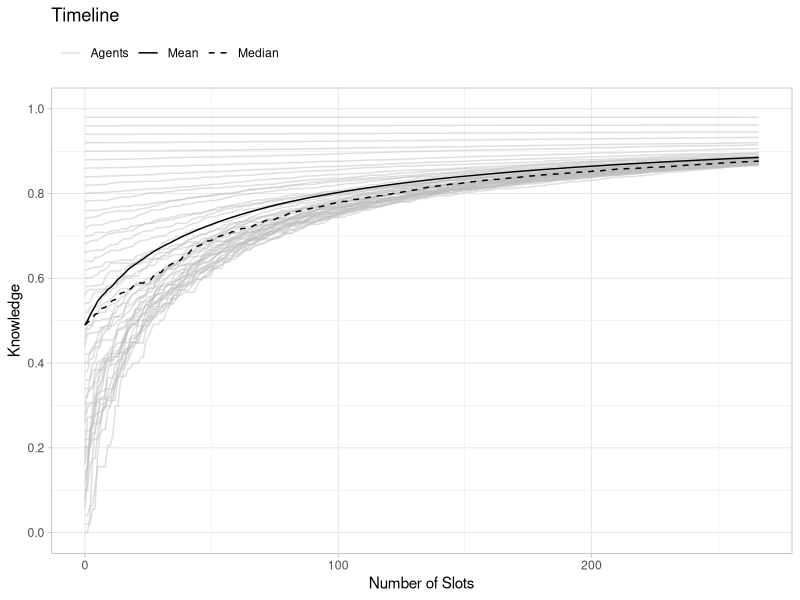
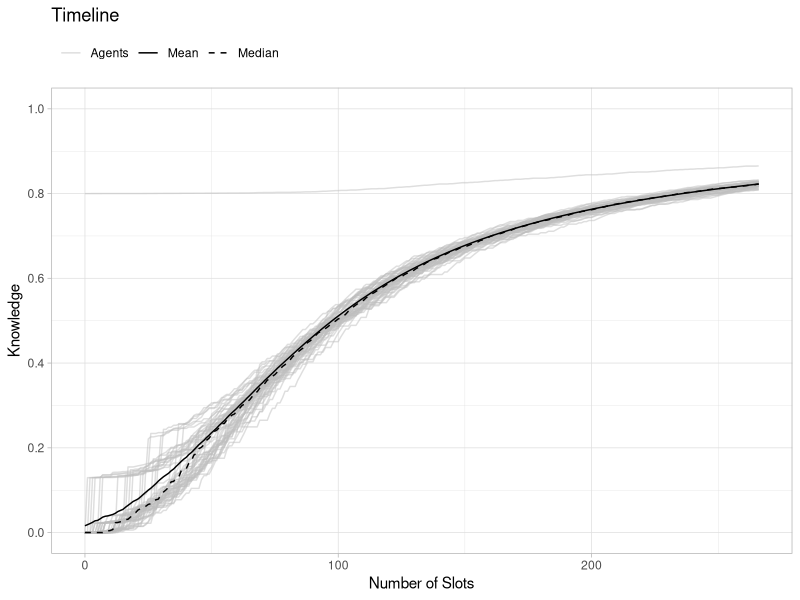

Write the R code that produced these figures, in order.
## ---- chunk 1
library(tidyverse)  
# set.seed(1)
## ---- chunk 2
nA = 5            # number of Agents
ID = seq_len(nA)  # ID of the Agents

Pop <- tibble( ID = ID )
Pop
## ---- chunk 3
set_Knowledge <- function(Pop = Pop,
                          Typ = FALSE,
                          K = Knowledge) {
  Kname <- "Knowledge"
  if (Typ != FALSE) {
    Kname <- paste(Kname, Typ, sep = "_")
  }
  Pop <- Pop %>%
    mutate(!!Kname := K)

  return(Pop)
}
## ---- chunk 4
K <- seq_len(nA)/5

Pop <- set_Knowledge( Pop = Pop, K = 0.5 )
Pop <- set_Knowledge( Pop = Pop, Typ = "A", K = K )
Pop
## ---- chunk 5
update_Knowledge <- function(Pop = Pop,
                            Typ = FALSE,
                            add = 0,
                            fac = 1) {
  Kname <- "Knowledge"
  if (Typ != FALSE) {
    Kname <- paste(Kname, Typ, sep = "_")
  }
  if (Kname %in% colnames(Pop)) {
    Pop <- Pop %>%
      mutate( !!Kname := ( .data[[Kname]] + add ) * fac )
  } else {
    Pop <- set_Knowledge(Pop = Pop, K = add, Typ = Typ)
    Pop <- Pop %>%
      mutate( !!Kname := .data[[Kname]] * fac )
  }
  return(Pop)
}
## ---- chunk 6
add <- seq_len(nA)/20
fac <- seq_len(nA)/10 

Pop <- update_Knowledge( Pop = Pop, add = add ) 
Pop <- update_Knowledge( Pop = Pop, Typ = "A", fac = fac ) 
Pop <- update_Knowledge( Pop = Pop, Typ = "B", add = add, fac = fac ) 
Pop
## ---- chunk 7
set_LearnRate <- function(Pop = Pop,
                          LR = LearnRate) {
  LRname <- "LearnRate"
  Pop <- Pop %>%
    mutate(!!LRname := LR,
           !!LRname := pmax(.data[[LRname]],1E-3))
  return(Pop)
}
## ---- chunk 8
LR <- seq_len(nA)/5  
Pop <- set_LearnRate( Pop = Pop, LR = 1 ) 
Pop
## ---- chunk 9
update_LearnRate_Knowledge <- function(Pop = Pop,
                                       Typ = FALSE) {
  LR <- "LearnRate"
  Kname <- "Knowledge"
  if (Typ != FALSE) {
    Kname <- paste(Kname, Typ, sep = "_")
  }
  if (Kname %in% colnames(Pop)) {
    Pop <- Pop %>%
      mutate( !!LR := .data[[Kname]] * 0.5 )
  }
  return(Pop)
}
## ---- chunk 10
Pop <- update_LearnRate_Knowledge( Pop = Pop )  
Pop
## ---- chunk 11
set_StudyTime <- function(Pop = Pop,
                          ST = 0) {
  STname <- "StudyTime"
  Pop <- Pop %>%
    mutate(!!STname := ST)
  return(Pop)
}
## ---- chunk 12
Pop <- set_StudyTime( Pop = Pop, ST = 3)  
Pop
## ---- chunk 13
update_StudyTime <- function(Pop = Pop,
                             dT = TimeToAdd) {
  STname <- "StudyTime"
  if (STname %in% colnames(Pop)) {
    Pop <- Pop %>%
      mutate( !!STname := .data[[STname]] + dT )
  } else {
    Pop <- set_StudyTime(Pop = Pop, ST = dT )
  }
  return(Pop)
}
## ---- chunk 14
Pop <- update_StudyTime( Pop = Pop, dT = 1)   
Pop
## ---- chunk 15
sel_SubPop <- function(Pop = Pop,
                       IDs = NULL,
                       n = 2) {
    if (is.null(IDs)) {
      IDs <- sample( Pop[["ID"]], size=n )
    }
  SubPop <- list()
  SubPop$sel <- Pop %>%
    filter(ID %in% IDs) %>%
    arrange(match(ID, IDs))
  SubPop$rest <- Pop %>%
    filter(!ID %in% IDs)
  return(SubPop)
}
## ---- chunk 16
SubPop <- sel_SubPop( Pop = Pop )
SubPop$sel
SubPop$rest
## ---- chunk 17
SubPop <- sel_SubPop( Pop = Pop , IDs = c(2, 1))
SubPop$sel
SubPop$rest
## ---- chunk 18
int_SubPop <- function(SubPop = SubPop,
                       Pop = Pop) {
  col_sort <- colnames(Pop)
  SubPop <- SubPop[, col_sort]
  IDs <- SubPop[["ID"]]
  Pop[Pop$ID %in% IDs,] <- SubPop
  Pop <- Pop %>%
    arrange(ID)
  return(Pop)
}
## ---- chunk 19
Pop
SubPop <- sel_SubPop(Pop = Pop, n = 2 )$sel
SubPop <- set_Knowledge(Pop = SubPop, K = 0)
SubPop
Pop <- int_SubPop(SubPop = SubPop, Pop = Pop)
Pop
## ---- chunk 20

get_Timeline <- function(TL = Timeline,
                          Time = 0,
                          Pop = Pop,
                          Info = name,
                          Sum = 0) {
  TLadd <- tibble( ID = Pop[["ID"]],
                   Time = Time,
                   !!Info := Pop[[Info]])
  if (Sum == 1) {
    Sumname1 <- paste(Info,"mean", sep = "_")
    Sumname2 <- paste(Info,"median", sep = "_")
    TLadd <- TLadd %>%
        mutate(!!Sumname1 := mean(Pop[[Info]], na.rm = TRUE),
               !!Sumname2 := median(Pop[[Info]], na.rm = TRUE))
    }
  if (Time == 0) {
    TL <- TLadd
  } else {
    TL <- bind_rows(TL, TLadd)
  }
  return(TL) 
}
## ---- chunk 21
Timeline <- get_Timeline( TL = Timeline, 
                           Time = 0, 
                           Pop = Pop, 
                           Info = "Knowledge", 
                           Sum = 1)
Timeline <- get_Timeline( TL = Timeline, 
                           Time = 1, 
                           Pop = Pop, 
                           Info = "Knowledge", 
                           Sum = 1)
Timeline

## ---- chunk 22
learn <- function(Pop = Pop,
                  Typ = FALSE,
                  LR = FALSE,
                  ST = StudyTime) {
  Kname <- "Knowledge"
  if (Typ != FALSE) {
    Kname <- paste(Kname, Typ, sep = "_")
  }
  if (Kname %in% colnames(Pop)) {
    K <- Pop[[Kname]]
  }
  if (LR == FALSE) {
    if ("LearnRate" %in% colnames(Pop)) {
      LR <- Pop[["LearnRate"]]
    }
  }

  T0 <- ( 1 - K )^( 1 / -LR )   # assumed time learnd allready
  K <- 1 - ( T0 + ST )^( -LR )  # Knowledge after time learnd
  
  Pop <- set_Knowledge(Pop = Pop, Typ = Typ, K = K)
  Pop <- update_StudyTime(Pop = Pop, dT = ST)
  return(Pop)
}
## ---- chunk 23
Pop <- tibble( ID = ID )
Pop <- set_Knowledge(Pop = Pop, K = 0.1)
Pop <- set_LearnRate(Pop = Pop, LR = 1)
Pop

Pop <- learn( Pop = Pop, ST = 1)
Pop
## ---- chunk 24
sel_Slot_rnd <- function(Pop = Pop,
                         psize = PrecentOfPop) {   
  sID <- "Slot_ID"
  n <- round(nrow(Pop)*psize / 2, 0)
  n <- max(n, 1)
  n <- min(n, round(nrow(Pop) / 2, 0))
 
  SubPop <- sel_SubPop( Pop = Pop, n = n)   
  Slot1 <- SubPop$sel %>%     
    mutate(!!sID := seq_len(n)) 
  SubPop <- sel_SubPop( Pop = SubPop$rest, n = n) 
  Slot2 <- SubPop$sel %>%     
    mutate(!!sID := seq_len(n))
  Slot <- bind_rows(Slot1, Slot2)
  return(Slot)  
  }  
## ---- chunk 25
Pop
round(nrow(Pop) / 2,0)
Slot <- sel_Slot_rnd(Pop = Pop, psize = 0.8)
Slot
## ---- chunk 26
set_SlotPar <- function(Slot = Slot,
                    ST = SlotDuration) {
  LRname <- "LearnRate"
  sLRname <- "Slot_LearnRate"
  Slot <- Slot %>%
    group_by(Slot_ID) %>%
    mutate( !!sLRname := mean(.data[[LRname]], na.rm = TRUE),
            Slot_Duration := ST) %>%
    ungroup()
  return(Slot)
}

## ---- chunk 27
Slot <- set_SlotPar(Slot = Slot, ST = 1)
Slot
## ---- chunk 28
learn_Slot <- function(Slot = Slot,
                       Typ = FALSE) {
  Kname <- "Knowledge"
  if (Typ != FALSE) {
    Kname <- paste(Kname, Typ, sep = "_")
  }
  LRname <- "Slot_LearnRate"
  STname <- "Slot_Duration"
  K <- Slot[[Kname]]
  LR <- Slot[[LRname]]
  ST <- Slot[[STname]]

  T0 <- ( 1 - K )^( 1 / -LR )   # assumed time learnd allready
  K <- 1 - ( T0 + ST )^( -LR )  # Knowledge after time learnd
  Slot <- set_Knowledge(Pop = Slot, Typ = Typ, K = K)
  Slot <- update_StudyTime(Pop = Slot, dT = ST)
  return(Slot)
}
## ---- chunk 29
Slot <- learn_Slot(Slot = Slot)
Slot
Pop <- int_SubPop(SubPop = Slot, Pop = Pop)
Pop
## ---- chunk 30
plt_Timeline <- function(TL = Timeline) {
  ggplot(data = TL, aes(x = Time)) +
  geom_line(aes(y = Knowledge, group = ID, color = "Agents"), 
            alpha = 0.5,
            linetype = "solid") +
  geom_line(aes(y = Knowledge_mean, color = "Mean"),
            linetype = "solid")  +
  geom_line(aes(y = Knowledge_median, color = "Median"),
            linetype = "dashed") +
  ggtitle("Timeline") +
  xlab("Number of Slots") +
  ylab("Knowledge") +
  scale_y_continuous(
    limits = c(0, 1),
    breaks = seq(0, 1, 0.2)
  ) +
  scale_color_manual(
    values = c("Agents" = "grey", "Mean" = "black", "Median" = "black"),
    labels = c("Agents" = "Agents", "Mean" = "Mean", "Median" = "Median")
  ) +
  theme_light() +
  theme(legend.title = element_blank(),
        legend.position = "top",
        legend.justification = "left"
        )
}
## ---- chunk 31

sim_Slot <- function(Pop = Pop,
                     Typ = FALSE,
                     psize = PrecentOfPop,
                     ST = 1,
                     STn = Itterations) {
  Kname <- "Knowledge"
  if (Typ != FALSE) {
    Kname <- paste(Kname, Typ, sep = "_")
  }
  Pop <- update_LearnRate_Knowledge( Pop = Pop )
  Pop <- set_StudyTime( Pop = Pop )
  TL <- get_Timeline( TL =TL,
                       Time = 0,
                       Pop = Pop,
                       Info = Kname,
                       Sum = 1 )
  for(i in 1:STn) {
    Slot <- sel_Slot_rnd( Pop = Pop, psize = psize )
    Slot <- set_SlotPar(Slot = Slot, ST = ST)
    Slot <- learn_Slot(Slot = Slot, Typ = Typ)
    Slot <- update_LearnRate_Knowledge( Pop = Slot )
    Pop <- int_SubPop( SubPop = Slot, Pop = Pop )
    TL <- get_Timeline( TL =TL,
                         Time = i,
                         Pop = Pop,
                         Info = Kname,
                         Sum = 1 )
  }
    
  Output <- list( Pop = Pop,
                  TL = TL)
  return(Output)
}
## ---- chunk 32

nA <- 50                          # number of Agents
ID <- seq_len(nA)                 # ID of the Agents
K <- (seq_len(nA)-1)/50           # Knowledge

nM <- 160                         # number of meetings(mean)
psize <- 0.6
STn <- (nM * nA ) / (psize * nA )

Pop <- tibble( ID = ID )
Pop <- set_Knowledge( Pop = Pop, K = K )
Pop

res <- sim_Slot(Pop = Pop,
                psize = psize,
                ST = 1,
                STn = STn)

mean(res$Pop[["StudyTime"]])
res$Pop
plt_Timeline(res$TL)

## ---- chunk 33
K <- 0           # Knowledge

Pop <- tibble( ID = ID )
Pop <- set_Knowledge( Pop = Pop, K = K )
Pop[ID == 1, "Knowledge"] <- 0.8
Pop

res <- sim_Slot(Pop = Pop,
                psize = psize,
                ST = 1,
                STn = STn)

res$Pop
plt_Timeline(res$TL)
